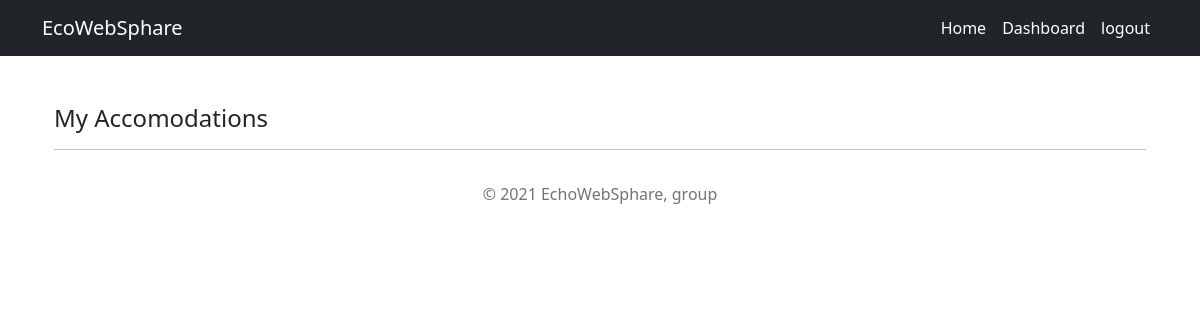
The app's page /dashboard/accomodation/my-accomodations/ (signed in), older data.
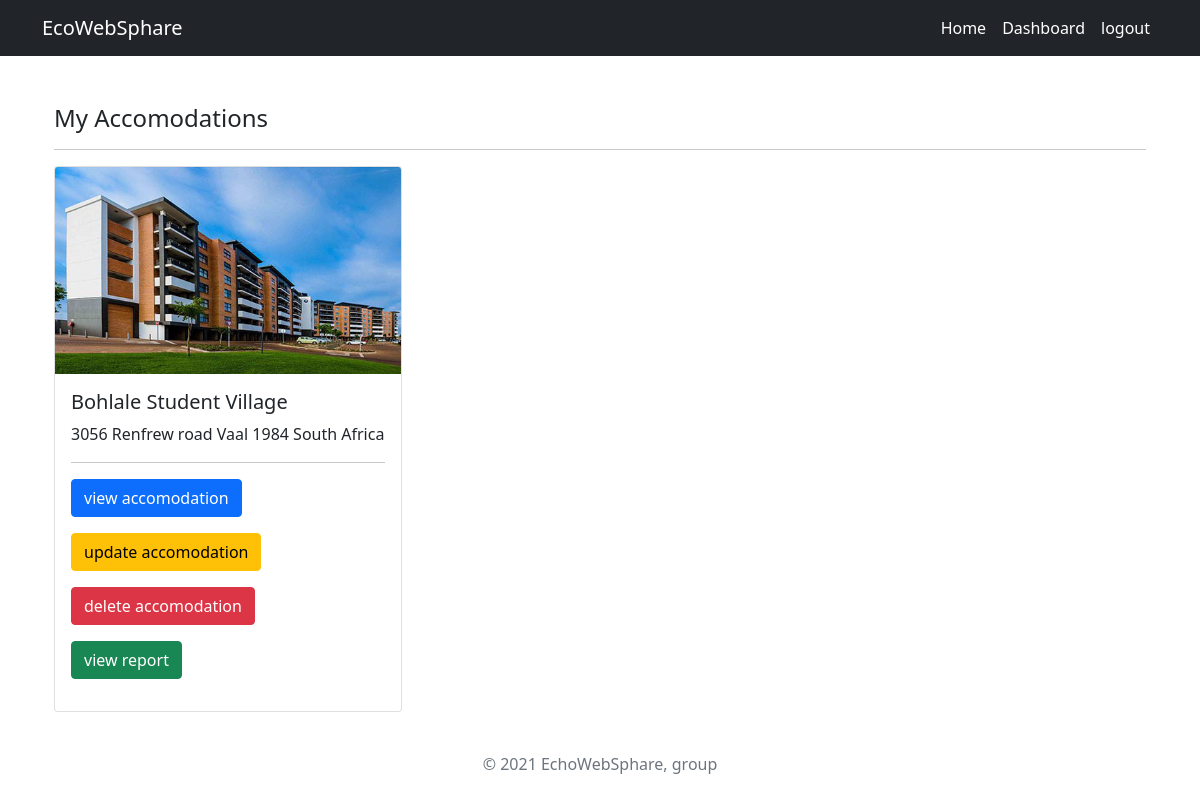
The same page, newer data.
### accomodations/models.py (models this page shows, shortened)
class Accomodation(models.Model):
    owner = models.ForeignKey(settings.AUTH_USER_MODEL,on_delete=models.CASCADE, related_name="owner")
    title = models.CharField(max_length=255, unique=True)
    address = models.OneToOneField(Address, on_delete=models.CASCADE)
    likes = models.ManyToManyField(settings.AUTH_USER_MODEL, blank=True, related_name='accomodation_likes')
    image_1 = models.ImageField(upload_to='images')
    image_2 = models.ImageField(upload_to='images', null=True, blank=True)
    image_3 = models.ImageField(upload_to='images', null=True, blank=True)
    image_4 = models.ImageField(upload_to='images', null=True, blank=True)
    image_5 = models.ImageField(upload_to='images', null=True, blank=True)
    description = models.TextField()
    applied = models.ManyToManyField(settings.AUTH_USER_MODEL,default=None, blank=True, related_name="applied")
    date_added = models.DateTimeField(auto_now_add=True)

class Address(models.Model):
    class ProvinceChoice(models.TextChoices):
        GAUTENG = 'GP', ('Gauteng')
    house_number = models.CharField(max_length=20,default="5714")
    street_name = models.CharField(max_length=255,default="Tshega street")
    provice = models.CharField(max_length=2,choices=ProvinceChoice.choices,default=ProvinceChoice.GAUTENG)
    locality = models.CharField(max_length=255, null=True,blank=True, default="soshanguve")
    municipality = models.CharField(max_length=255,default="Tshwane")
    postal_code = models.CharField(max_length=10,default="0152")
    country = models.CharField(default="South Africa", max_length=12, editable=False)
    def __str__(self):
        return f"{self.house_number} {self.street_name} {self.locality} {self.postal_code} {self.country}"

### accomodations/views.py (the view)
# urls.py: path('dashboard/accomodation/my-accomodations/', MyAccomodations, name='my-accomodations'),
@login_required
def MyAccomodations(request):
    context = {
        'accomodations': Accomodation.objects.all().filter(owner=request.user)
    }
    return render(request, 'my-accomodations.html', context)

### templates/my-accomodations.html
{% extends 'base.html' %}
{% block content %}
<div class="container mt-5">
<h4>
    My Accomodations
</h4>
<hr>
<div class="row row-cols-1 row-cols-md-2 row-cols-lg-3 row-cols-sm-auto g-4">
        {% for obj in accomodations %}
        <div class="col">
            <div class="card">
                <img src="{{obj.image_1.url}}" class="card-img-top" alt="...">
                <div class="card-body">
                    <h5 class="card-title">{{obj.title}}</h5>
                    <p class="card-text">{{obj.address}}</p>
                    <hr>
                    <a href="{% url 'accomodation-detail' obj.id %}" class="btn btn-primary mb-3">view accomodation</a>
                    <br>
                    <a href="{% url 'update-accomodation' obj.id %}" class="btn btn-warning mb-3">update accomodation</a>
                    <br>
                    <a href="{% url 'delete-accomodation' obj.id %}" class="btn btn-danger mb-3">delete accomodation</a>
                    <br>
                    <a href="{% url 'report' obj.id %}" class="btn btn-success mb-3">view report</a>
                </div>
            </div>
        </div>
        {% endfor %}
    </div>
</div>
{% endblock content %}

Row changes from the older to the newer data that the page shows:
now on this page (row edited): Accomodation: image_1 (picture), title "Bohlale Student Village", address "3056 Renfrew road Vaal 1984 South Africa"
